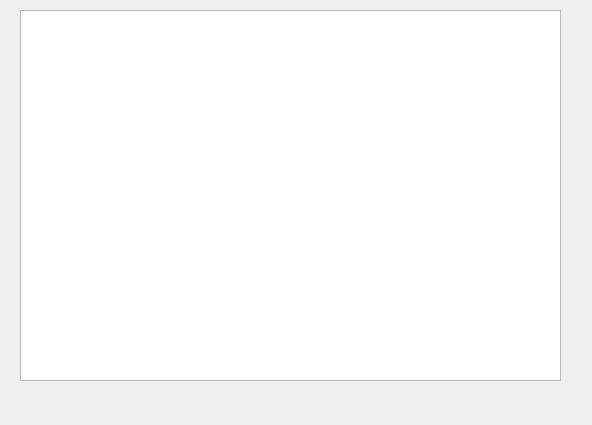
<?xml version="1.0" encoding="UTF-8"?>
<ui version="4.0">
 <class>BikeTableForm</class>
 <widget class="QWidget" name="BikeTableForm">
  <property name="geometry">
   <rect>
    <x>0</x>
    <y>0</y>
    <width>592</width>
    <height>425</height>
   </rect>
  </property>
  <property name="windowTitle">
   <string>Form</string>
  </property>
  <widget class="QTableWidget" name="tableWidget">
   <property name="geometry">
    <rect>
     <x>20</x>
     <y>10</y>
     <width>541</width>
     <height>371</height>
    </rect>
   </property>
  </widget>
 </widget>
 <resources/>
 <connections/>
</ui>
